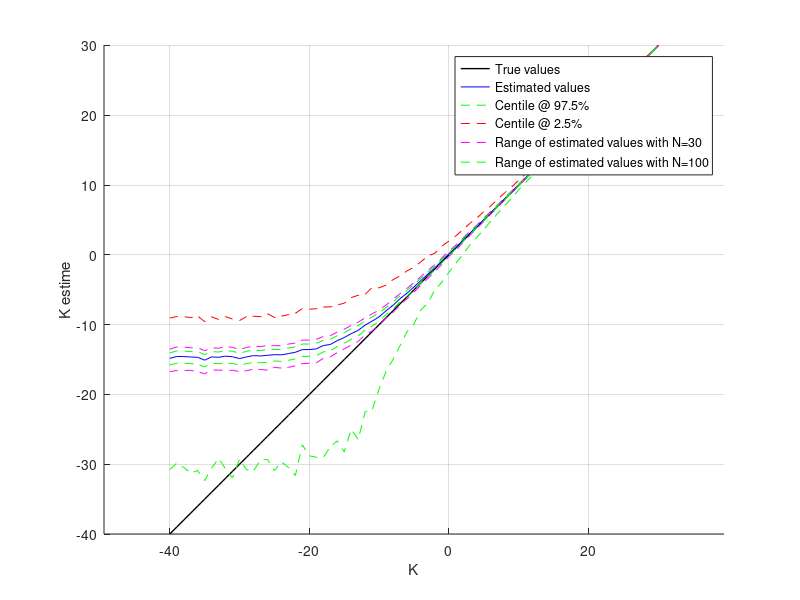

Source code (MATLAB):
clear
tic
K=[];
V2=[];
Kfinal=[];
sigma=0.08;
Nexp=1000;
N=30;

a=0
K=-40:1:30

v2=2*sigma^2*10.^(K/10);
a=0
for f=1:1:length(v2);
	a=a+1;
	     if mod(round(a/length(v2)*100),10)==0
         	disp(a/length(v2)*100)
     end

    S=(complex(sigma*randn(Nexp,N),sigma*randn(Nexp,N)+(sqrt(v2(f)))));

    %function param_rice(R,frequ)
    Ri=S';
    
    ssigma=[];
    vv=[];
    

    for k=1:1:length(Ri(1,:))

        [mu,si]=normfit(real(Ri(:,k)));
        [mm,ss]=normfit(imag(Ri(:,k)));
       

        ssigma=[ssigma;(si+ss)/2];
        vv=[vv;(mu^2+mm^2)];
       % theta(k)=atan2(mm,mu);
        %Z=[Z;complex(mu,mm)];

    end

%K=[K;f/sigma/sqrt(2)];
V2=[V2 vv];

end

 for i=1:1:length(V2(1,:))
     moy=mean(V2(:,i));
     sig=std(V2(:,i));
     min95=prctile(V2(:,i),2.5);
     max95=prctile(V2(:,i),97.5);
  
    Kfinal=[Kfinal;moy sig/sigma^2/2 moy/sigma^2/2 min95/sigma^2/2 max95/sigma^2/2];
 end
%load ResultN100-10000.mat
%  figure,
% plot(20*log10(K),20*log10(Vfinal(:,5)),20*log10(K),20*log10(Vfinal(:,6)))
figure(1)
hold on
%plot(20*log10(K/2),20*log10(Vfinal(:,5)),20*log10(K/2),20*log10(Vfinal(:,6)),20*log10(K/2),20*log10(Vfinal(:,1)/sigma),20*log10(K/2),20*log10(K/2))
plot(K,K,'LineWidth',1,'Color','k')
plot(K,10*log10(Kfinal(:,3)),'b')
plot(K,10*log10(Kfinal(:,4)),'--g')
plot(K,10*log10(Kfinal(:,5)),'--r')
plot(K,10*log10(Kfinal(:,3)-2*Kfinal(:,2)/sqrt(30)),'--m')
plot(K,10*log10(Kfinal(:,3)-2*Kfinal(:,2)/sqrt(100)),'--g')
plot(K,10*log10(Kfinal(:,3)+2*Kfinal(:,2)/sqrt(30)),'--m')
plot(K,10*log10(Kfinal(:,3)+2*Kfinal(:,2)/sqrt(100)),'--g')
legend('True values','Estimated values','Centile @ 97.5%','Centile @ 2.5%','Range of estimated values with N=30','Range of estimated values with N=100')
%plot(20*log10(Result(:,1)),20*log10(Result(:,2)),'bo')
xlabel('K')
axis equal
ylabel('K estime')
grid on
% 
% figure,
% plot(10*log10(K),Kfinal(:,4))

%save TESTDUDSR1000.txt 'Vfinal'
     



    toc
